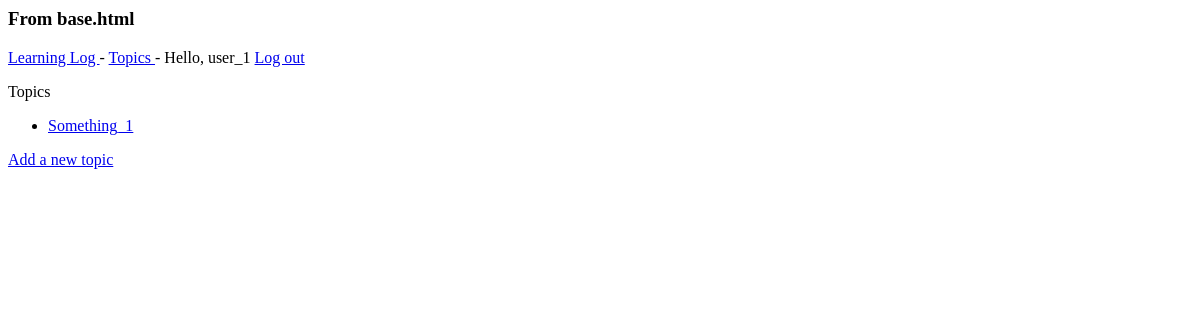
The page /topics/ (signed in) on the database as committed earlier.
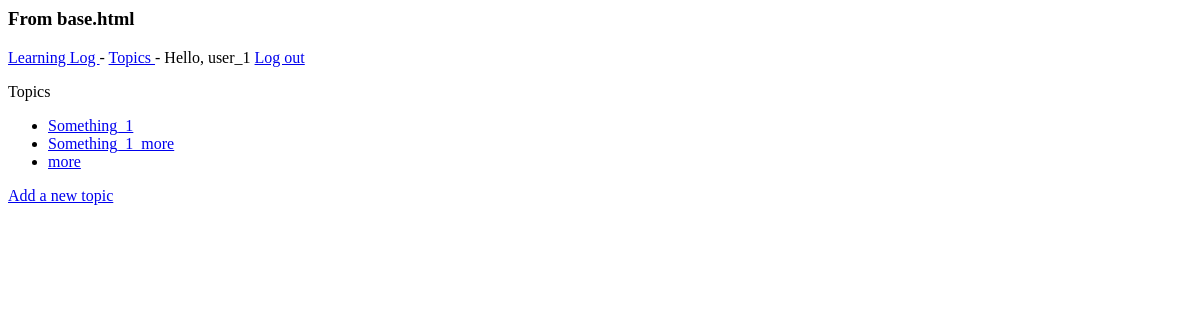
The same page on the database as committed later.
### learning_logs/models.py (models this page shows)
class Topic(models.Model): # inherit from Django's base Model class
    text = models.CharField(max_length=200) # allocates 200 chars in database
    data_added = models.DateTimeField(auto_now_add=True) # sets to current data/time when new topic created
    owner = models.ForeignKey(User, on_delete=models.CASCADE)
    def __str__(self):
        return self.text

### learning_logs/views.py (the view)
# urls.py: path('topics/', views.topics, name = 'topics'),
@login_required
def topics(request):
    topics = Topic.objects.filter(owner=request.user).order_by('data_added')
    context = {'topics': topics}
    return render(request, 'learning_logs/topics.html', context)

### learning_logs/templates/learning_logs/topics.html
{% extends "learning_logs/base.html" %}
{% block content %}
    <p> Topics </p>
    <ul>
        {% for topic in topics %}
            <li>
                <a href="{% url 'learning_logs:topic' topic.id %}">{{ topic }}</a>
            </li>
        {% empty %}
            <li> No topics have been added yet </li>
        {% endfor%}
    </ul>
    <a href = "{% url 'learning_logs:new_topic' %}"> Add a new topic </a>
{% endblock content %}

### learning_logs/templates/learning_logs/base.html
<h3> From base.html </h3>
<p>
    <a href = "{% url 'learning_logs:index' %}"> Learning Log </a> -
    <a href = "{% url 'learning_logs:topics' %}"> Topics </a> -
    {% if user.is_authenticated %}
        Hello, {{ user.username }}
        <a href="{% url 'users:logout' %}">Log out</a>
    {% else %}
        <a href = "{% url 'users:register' %}"> Register </a> -
        <a href = "{% url 'users:login' %}"> Log in </a>
    {% endif %}
</p>
{% block content %}{% endblock content %}

Rows that differ between the two databases and show on the page:
added Topic: text "Something_1_more"
added Topic: text "more"
